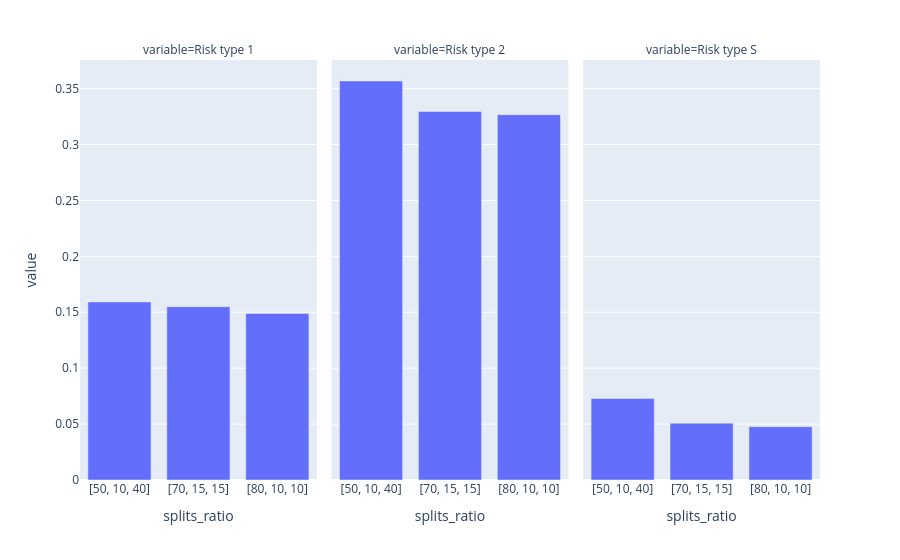

Notebook cell for this chart:
### Code cell
import plotly.express as px


result = []
df["splits_ratio"] = df["splits_ratio"].astype(str)
for splits_ratio, sub_df in df.groupby("splits_ratio"):
    result += [{
        "splits_ratio": splits_ratio,
        "Risk type 1": get_risk(sub_df, "error_type_1"),
        "Risk type 1 (support)": get_risk_support(sub_df, "error_type_1"),
        "Risk type 2": get_risk(sub_df, "error_type_2"),
        "Risk type 2 (support)": get_risk_support(sub_df, "error_type_2"),
        "Risk type S": get_risk(sub_df, "error_type_S"),
        "Risk type S (support)": get_risk_support(sub_df, "error_type_S"),
    }]
result = pd.DataFrame(result)

plot_df = result.melt(id_vars=["splits_ratio"], value_vars=["Risk type 1", "Risk type 2", "Risk type S"])
px.bar(plot_df, x="splits_ratio", y="value", facet_col="variable")

### Figure 1 — Plotly figure (JSON) as saved in the notebook; plotly's stock layout.template omitted (floating-point values rounded to 4 significant figures)
{"data": [{"hovertemplate": "variable=Risk type 1<br>splits_ratio=%{x}<br>value=%{y}<extra></extra>", "legendgroup": "", "marker": {"color": "#636efa", "pattern": {"shape": ""}}, "name": "", "orientation": "v", "showlegend": false, "textposition": "auto", "type": "bar", "x": ["[50, 10, 40]", "[70, 15, 15]", "[80, 10, 10]"], "xaxis": "x", "y": [0.1593, 0.155, 0.1489], "yaxis": "y"}, {"hovertemplate": "variable=Risk type 2<br>splits_ratio=%{x}<br>value=%{y}<extra></extra>", "legendgroup": "", "marker": {"color": "#636efa", "pattern": {"shape": ""}}, "name": "", "orientation": "v", "showlegend": false, "textposition": "auto", "type": "bar", "x": ["[50, 10, 40]", "[70, 15, 15]", "[80, 10, 10]"], "xaxis": "x2", "y": [0.3568, 0.3295, 0.3266], "yaxis": "y2"}, {"hovertemplate": "variable=Risk type S<br>splits_ratio=%{x}<br>value=%{y}<extra></extra>", "legendgroup": "", "marker": {"color": "#636efa", "pattern": {"shape": ""}}, "name": "", "orientation": "v", "showlegend": false, "textposition": "auto", "type": "bar", "x": ["[50, 10, 40]", "[70, 15, 15]", "[80, 10, 10]"], "xaxis": "x3", "y": [0.07286, 0.05085, 0.04772], "yaxis": "y3"}], "layout": {"annotations": [{"font": {}, "showarrow": false, "text": "variable=Risk type 1", "x": 0.16, "xanchor": "center", "xref": "paper", "y": 1, "yanchor": "bottom", "yref": "paper"}, {"font": {}, "showarrow": false, "text": "variable=Risk type 2", "x": 0.5, "xanchor": "center", "xref": "paper", "y": 1, "yanchor": "bottom", "yref": "paper"}, {"font": {}, "showarrow": false, "text": "variable=Risk type S", "x": 0.84, "xanchor": "center", "xref": "paper", "y": 1, "yanchor": "bottom", "yref": "paper"}], "barmode": "relative", "legend": {"tracegroupgap": 0}, "margin": {"t": 60}, "xaxis": {"anchor": "y", "domain": [0, 0.32], "title": {"text": "splits_ratio"}}, "xaxis2": {"anchor": "y2", "domain": [0.34, 0.66], "matches": "x", "title": {"text": "splits_ratio"}}, "xaxis3": {"anchor": "y3", "domain": [0.68, 1.0], "matches": "x", "title": {"text": "splits_ratio"}}, "yaxis": {"anchor": "x", "domain": [0, 1], "title": {"text": "value"}}, "yaxis2": {"anchor": "x2", "domain": [0, 1], "matches": "y", "showticklabels": false}, "yaxis3": {"anchor": "x3", "domain": [0, 1], "matches": "y", "showticklabels": false}}}
